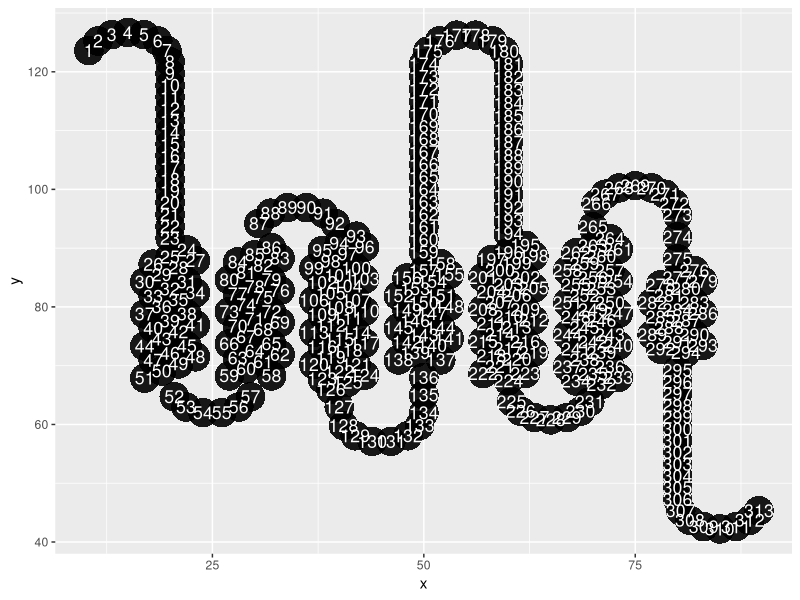

Write the R code that produced this figure. (Note: this script raises an error after producing the figure.)
## ---- chunk 1
library(ggplot2)
library(dplyr)
library(viridis)

## ---- chunk 2
#Modified snake plotter script
#Adapted from https://github.com/Yue-Jiang/snakeplotter
smoothCurve <- function(x0, x1, y0, y1, n, direction) {
  # x0: starting x
  # x1: ending x
  # y0: starting y
  # y1: ending y
  # n: number of residues
  # direction: 1 if n shape, -1 if u shape
  # draws a smooth curve between (x0, y0) and (x1, y1) with n redidues
  # returns coordinates of all residues on the smooth curve
  
  # for the middile part:
  m <- min((n %% 2 + 6), n) # number of residues in the middle part
  c <- mean(c(x0, x1))
  r <- 5 # redius used for plotting the middle part
  circ_part_x <- circ_part_y <- rep(0, m)
  for (i in 1:m) {
    circ_part_x[i] <- direction * cos(pi - i * pi / (m + 1)) * r + c
    circ_part_y[i] <- direction * sin(pi - i * pi / (m + 1)) * r
  }
  if (direction == -1) { circ_part_x <- rev(circ_part_x) }
  if (n <= m) { 
    if (direction == 1) { return(cbind(circ_part_x, circ_part_y + max(y0, y1))) }
    if (direction == -1) { return(cbind(circ_part_x, circ_part_y + min(y0, y1))) }
  }
  
  # for the side parts:
  ndiff <- round((y1 - y0) / 4) * 2 * direction
  # ndiff is even, how many more residues the left one should have than right
  na <- (n - m + ndiff) / 2
  nb <- (n - m - ndiff) / 2
  # if |ndiff| is too big: 
  if (ndiff >= n - m) {
    na <- n - m
    nb <- 0
  }
  if (ndiff < 0 && abs(ndiff) >= n - m) {
    na <- 0
    nb <- n - m
  }
  # note that n - m is even if n - m > 0

  xa <- rep(x0, na)
  xb <- rep(x1, nb)
  
  if (direction == 1) {
    top <- max(c(y0 + (na + 1) * 2, y1 + (nb + 1) * 2))
    circ_part_y <- circ_part_y + top
    ya <- seq(y0 + 2, top, length.out = na)
    yb <- seq(top, y1 + 2, length.out = nb)
  }
  if (direction == -1) {
    bottom <- min(c(y0 - (na - 1) * 2, y1 - (nb + 1) * 2))
    circ_part_y <- circ_part_y + bottom
    ya <- seq(y0 - 2, bottom, length.out = na)
    yb <- seq(bottom, y1 - 2, length.out = nb)
  }
  smtx <- c(xa, circ_part_x, xb)
  smty <- c(ya, circ_part_y, yb)

  return(cbind(smtx, smty))
} 
# plot(smoothCurve(0,20,10,-100,30,-1))

endCurve <- function(x0, y0, n, direction) {
  # x0: starting x
  # y0: starting y
  # n: number of residues
  # direction: 1 if n shape, -1 if u shape
  # draws a smooth curve starting at (x0, y0)  with n redidues
  # returns coordinates of all residues on the smooth curve
  
  r <- 5
  m <- min((n %% 2 + 6), n)
  
  xa <- rep(x0, n - m)
  ya <- rep(y0, n - m)
  for (i in seq_len(n - m)) { ya[i] <- y0 + i * direction * 2 }
  
  circ_part_x <- circ_part_y <- rep(0, m)
  for (i in seq_len(m)) {
    circ_part_x[i] <- direction * cos(pi-i*pi/(m+1)) * r  + x0 - direction*r
    circ_part_y[i] <- direction * sin(pi-i*pi/(m+1)) * r
  }
  
  if(direction==-1) {
    circ_part_y <- circ_part_y + min(c(ya, y0))
    smtx <- rev(c(circ_part_x,rev(xa)))
    smty <- rev(c(circ_part_y,rev(ya)))
  }
  if(direction==1) {
    circ_part_y <- circ_part_y + max(c(ya, y0))
    smtx <- c(circ_part_x,rev(xa))
    smty <- c(circ_part_y, rev(ya))
  }
  return(cbind(smtx, smty))
}

tmPart <- function (x0, y0, n, direction) {
  # x0: starting x
  # y0: starting y
  # n: number of residues
  # direction: 1 if top->down, -1 if down->top
  # draws the transmembrane part starting at (x0, y0)  with n redidues
  # returns coordinates of all residues on the transmembrane region
  
  tmx <- x0+rep(c(2,  0, -2,  3,  1, -1, -3),length.out=n)
  tmy <- rep(c(-2.987013e-08, -1.212121e+00, -2.424242e+00, -1.818182e+00, -3.030303e+00, -4.242424e+00, -5.454545e+00),length.out=n)
  for (i in 1:ceiling(n/7)) {tmy[(7*(i-1)+1):min(n,(7*i))] <- tmy[(7*(i-1)+1):min(n,(7*i))] - (i-1)*5.454545}
  tmy <- tmy + y0
  if (direction==-1) {tmx <- rev(tmx); tmy<-rev(tmy)}
  return(cbind(tmx,tmy))
}

tmToCenter <- function(TM, y_center) {
  diff <- mean(TM[,2]) - y_center
  TM[,2] <- TM[,2] - diff
  return(TM)
}

snakePlot <- function(ec1, tm1, ic1, tm2, ec2, tm3,
                      ic2, tm4, ec3, tm5, ic3, tm6,
                      ec4, tm7, ic4,
                      aa) {
  TM1 <- tmPart(x0=20, y0=90, n=tm1, direction=1) #TM1
  TM2 <- tmPart(x0=30, y0=90, n=tm2, direction=-1) #TM2
  TM3 <- tmPart(x0=40, y0=90, n=tm3, direction=1) #TM3
  TM4 <- tmPart(x0=50, y0=90, n=tm4, direction=-1) #TM4
  TM5 <- tmPart(x0=60, y0=90, n=tm5, direction=1) #TM5
  TM6 <- tmPart(x0=70, y0=90, n=tm6, direction=-1) #TM6
  TM7 <- tmPart(x0=80, y0=90, n=tm7, direction=1) #TM7

  y_center <- mean(c(TM1[,2], TM2[,2], TM3[,2], TM4[,2], TM5[,2], TM6[,2], TM7[,2]))

  TM1 <- tmToCenter(TM1, y_center)
  TM2 <- tmToCenter(TM2, y_center)
  TM3 <- tmToCenter(TM3, y_center)
  TM4 <- tmToCenter(TM4, y_center)
  TM5 <- tmToCenter(TM5, y_center)
  TM6 <- tmToCenter(TM6, y_center)
  TM7 <- tmToCenter(TM7, y_center)

  EC1 <- endCurve(x0=20, y0=TM1[1,2], n=ec1, direction=1) #EC1
  IC1 <- smoothCurve(x0=20, x1=30, y0=tail(TM1[, 2], 1) - 1, y1=TM2[1, 2] - 1, n=ic1, direction=-1) #IC1
  EC2 <- smoothCurve(x0=30, x1=40, y0=tail(TM2[, 2], 1), y1=TM3[1, 2], n=ec2, direction=1) #EC2
  IC2 <- smoothCurve(x0=40, x1=50, y0=tail(TM3[, 2], 1) - 1, y1=TM4[1, 2] - 1, n=ic2, direction=-1) #IC2
  EC3 <- smoothCurve(x0=50, x1=60, y0=tail(TM4[, 2], 1), y1=TM5[1, 2], n=ec3, direction=1) #EC3
  IC3 <- smoothCurve(x0=60, x1=70, y0=tail(TM5[, 2], 1) - 1, y1=TM6[1, 2] - 1, n=ic3, direction=-1) #IC3 #n.diff should be even numbers!?
  EC4 <- smoothCurve(x0=70, x1=80, y0=tail(TM6[, 2], 1), y1=TM7[1, 2], n=ec4, direction=1) #EC4
  IC4 <- endCurve(x0=80, y0=tail(TM7[, 2], 1) - 1, n=ic4, direction=-1) #IC4

  cord <- rbind(EC1, TM1, IC1, TM2, EC2, TM3, IC2, TM4, EC3, TM5, IC3, TM6, EC4, TM7, IC4)
  
  # process the text to be labeled, if aa is longer, chop it. if aa is shorter, use ''
  text <- rep('', dim(cord)[1])
  aaVec <- strsplit(aa, '')[[1]]
  for (i in seq_len(min(length(text), length(aaVec)))) {
    text[i] <- aaVec[i]
  }
  
  cordDf <- data.frame(x=cord[,1], y=cord[,2], text=text)
  return(cordDf)
}
## ---- chunk 3
OR51_rmsd <- read.csv("./OR51_rmsd.csv", header=TRUE)
OR51_rmsd$X <- NULL
OR51_rmsd
## ---- chunk 4
# creating snakeplot dataframe for OR51 sequence 
OR51_sequence = strsplit("MSINNSTSSAATFLLTGIPGLEAAHIWISIPFCFMYLIAILGNGTILFIIRTEPSLHEPMYYFLSMLAATDLGLSLSTLPTVLGIFWFNAREISFNACFAQMFFIHGFSFMESSVLLAMAFDRFVAICNPLRYASILTNTRVAKIGLAILTRSFLLILPLPFLLKRLPYCHSNVLSHSYCLHQDVMKLACADIRFNSIYGLFVVLSTMGLDSLLILFSYILILKTVLGIASREERLKALNTCVSHICAVLVFYVPMIGLSLVHRFGKHVPPVVHVLMANVYLLVPPVMNPIIYSVKTKQIRKRILRLFSLKKI", "")[[1]]

# snakePlot <- function(ec1, tm1, ic1, tm2, ec2, tm3,
#                       ic2, tm4, ec3, tm5, ic3, tm6,
#                       ec4, tm7, ic4,
#                       aa)
## base pairs of each of the following domain to form snake structure 
snakeplot_df <- snakePlot(23,28,6,29,6,34,10,22,36,30,7,33,11,19,19, paste(OR51_sequence, collapse=''))
snakeplot_df$resid <- seq(1:nrow(snakeplot_df))

# naming the domains 
snakeplot_df[1:23,"domain"] <- "N-terminus"
snakeplot_df[24:37,"domain"] <- "TMD1 Upper"
snakeplot_df[38:51,"domain"] <- "TMD1 Lower"
snakeplot_df[52:57,"domain"] <- "IC1"
snakeplot_df[58:72,"domain"] <- "TMD2 Lower"
snakeplot_df[73:86,"domain"] <- "TMD2 Upper"
snakeplot_df[87:92,"domain"] <- "EC1"
snakeplot_df[93:109,"domain"] <- "TMD3 Upper"
snakeplot_df[110:126,"domain"] <- "TMD3 Lower"
snakeplot_df[127:136,"domain"] <- "IC2"
snakeplot_df[137:147,"domain"] <- "TMD4 Lower"
snakeplot_df[148:158,"domain"] <- "TMD4 Upper"
snakeplot_df[159:194,"domain"] <- "EC2"
snakeplot_df[195:209,"domain"] <- "TMD5 Upper"
snakeplot_df[210:224,"domain"] <- "TMD5 Lower"
snakeplot_df[225:231,"domain"] <- "IC3"
snakeplot_df[232:248,"domain"] <- "TMD6 Lower"
snakeplot_df[249:264,"domain"] <- "TMD6 Upper"
snakeplot_df[265:275,"domain"] <- "EC3"
snakeplot_df[276:285,"domain"] <- "TMD7 Upper"
snakeplot_df[286:294,"domain"] <- "TMD7 Lower"
snakeplot_df[295:313,"domain"] <- "C-terminus"

# Declaring factor levels for the domain 
snakeplot_df$domain <- factor(snakeplot_df$domain, levels = c("N-terminus","TMD1 Upper","TMD1 Lower","IC1",
                                                              "TMD2 Lower","TMD2 Upper","EC1","TMD3 Upper",
                                                              "TMD3 Lower","IC2","TMD4 Lower","TMD4 Upper",
                                                              "EC2","TMD5 Upper","TMD5 Lower","IC3",
                                                              "TMD6 Lower","TMD6 Upper","EC3","TMD7 Upper",
                                                              "TMD7 Lower","C-terminus"))
snakeplot_df[grep("Upper", snakeplot_df$domain), "broad_domain"] <- 1
snakeplot_df[grep("Lower", snakeplot_df$domain), "broad_domain"] <- 2
snakeplot_df[grep("EC", snakeplot_df$domain), "broad_domain"] <- 3
snakeplot_df[grep("N-term", snakeplot_df$domain), "broad_domain"] <- 3
snakeplot_df[grep("IC", snakeplot_df$domain), "broad_domain"] <- 4
snakeplot_df[grep("C-term", snakeplot_df$domain), "broad_domain"] <- 4

snakeplot_df$broad_domain <- factor(snakeplot_df$broad_domain)

# visualize raw snakeplot structure 
ggplot(snakeplot_df, aes(x = x, y= y, label=resid)) + 
    geom_point(size = 10, stroke = 0, alpha = 0.9) +
    geom_text(hjust=0.5, vjust=0.5, color="white", size=6*0.75)

## ---- chunk 5
## multi functional snakekeplot_ggplot function 
snake_angle_ggplot <- function(snakeplot_df, title="", min_angle=0, max_angle=80, direction = -1){
  plot <- ggplot(snakeplot_df, aes(x = x, y= y, label=text, color = CA_CX_angle)) + 
    ggtitle(title) +
    geom_path(color = "black") +
    geom_point(size = 7, stroke = 0, alpha = 0.9) +
    scale_color_viridis(name = 'angle °',
                        limits = c(min_angle,max_angle), 
                        oob = scales::squish,
                        direction = direction ) +
    geom_text(hjust=0.5, vjust=0.5, color="white", size=6*0.75) +
    theme(legend.position=c(.85,.85),
          legend.direction = "horizontal",
          legend.box = "vertical",
          legend.title = element_text(size=10),
          legend.text = element_text(size=10),
          legend.key.size = unit(0.7, 'cm'),
          axis.line=element_blank(),
          axis.text.x=element_blank(),
          axis.text.y=element_blank(),
          axis.ticks=element_blank(),
          axis.title.x=element_blank(),
          axis.title.y=element_blank(),
          panel.grid.major = element_blank(),
          panel.grid.minor = element_blank(),
          panel.background = element_blank(),
          plot.title= element_text(size = 20, hjust = 0.5)) +
    guides(colour = guide_colourbar(title.position="top", title.hjust = 0.5,
                                    frame.colour = "black", ticks.color = "black"),
           size = guide_legend(title.position="top", title.hjust = 0.5))
  
  return(plot)
}


snake_distance_ggplot <- function(snakeplot_df, title="", min_distance=0, max_distance=5, direction = 1){
  # if there isn't rmsd column, color by CA_CX_distance, else color by rmsd 
  if(!is.null(snakeplot_df$rmsd)){
    plot <- ggplot(snakeplot_df, aes(x = x, y= y, label=text, color = rmsd))
  }else{
    plot <- ggplot(snakeplot_df, aes(x = x, y= y, label=text, color = CA_CX_distance))
  }
  
  plot <- plot +
    ggtitle(title) +
    geom_path(color = "black") +
    geom_point(size = 7, stroke = 0, alpha = 0.9) +
    scale_color_viridis(name = 'RMSD (Å)', 
                        limits = c(min_distance,max_distance),
                        oob = scales::squish,
                        direction = direction) +
    geom_text(hjust=0.5, vjust=0.5, color="white", size=6*0.75) +
    theme(legend.position=c(.85,.85),
          legend.direction = "horizontal",
          legend.box = "vertical",
          legend.title = element_text(size=10),
          legend.text = element_text(size=10),
          legend.key.size = unit(0.7, 'cm'),
          axis.line=element_blank(),
          axis.text.x=element_blank(),
          axis.text.y=element_blank(),
          axis.ticks=element_blank(),
          axis.title.x=element_blank(),
          axis.title.y=element_blank(),
          panel.grid.major = element_blank(),
          panel.grid.minor = element_blank(),
          panel.background = element_blank(),
          plot.title= element_text(size = 20, hjust = 0.5)) +
    guides(colour = guide_colourbar(title.position="top", title.hjust = 0.5,
                                    frame.colour = "black", ticks.color = "black"),
           size = guide_legend(title.position="top", title.hjust = 0.5))
  
  return(plot)
}
## updates snakeplot_ggplot function for direction 
snake_binary_ggplot <- function(snakeplot_df, title=""){
  plot <- ggplot(snakeplot_df, aes(x = x, y= y, label=text, color = manual_direction)) + 
    ggtitle(title) +
    geom_path(color = "black") +
    geom_point(size = 7, stroke = 0, alpha = 0.9) +
    scale_color_viridis(name = ' Outwards(0) Inward (1)',
                        limits = c(0,1), oob = scales::squish ) +
    geom_text(hjust=0.5, vjust=0.5, color="white", size=6*0.75) +
    theme(legend.position=c(.85,.85),
          legend.direction = "horizontal",
          legend.box = "vertical",
          legend.title = element_text(size=10),
          legend.text = element_text(size=10),
          legend.key.size = unit(0.7, 'cm'),
          axis.line=element_blank(),
          axis.text.x=element_blank(),
          axis.text.y=element_blank(),
          axis.ticks=element_blank(),
          axis.title.x=element_blank(),
          axis.title.y=element_blank(),
          panel.grid.major = element_blank(),
          panel.grid.minor = element_blank(),
          panel.background = element_blank(),
          plot.title= element_text(size = 20, hjust = 0.5)) +
    guides(colour = guide_colourbar(title.position="top", title.hjust = 0.5,
                                    frame.colour = "black", ticks.color = "black"),
           size = guide_legend(title.position="top", title.hjust = 0.5))
  
  return(plot)
}
## ---- chunk 6
# Adding in rmsd columns for the separate model snakeplots 
alphafold_snakeplot_df <- left_join(snakeplot_df, select(OR51_rmsd, resid, alphafold), by='resid')
colnames(alphafold_snakeplot_df)[colnames(alphafold_snakeplot_df) == 'alphafold'] <- 'rmsd'
homology_snakeplot_df <- left_join(snakeplot_df, select(OR51_rmsd, resid, pontcy), by='resid')
colnames(pontcy_snakeplot_df)[colnames(homology_snakeplot_df) == 'pontcy'] <- 'rmsd'
## ---- chunk 7
# generating a attribute .txt file for chimera plotting 
OR51_rmsd
alphafold_rmsd_attribute <- OR51_rmsd %>%  select(resid, alphafold)
# write.table(alphafold_rmsd_attribute,"./alphafold_rmsd_attribute.txt",sep="\t",row.names=FALSE)
homology_snakeplot_df <- OR51_rmsd %>%  select(resid, pontcy)
# write.table(pontcy_rmsd_attribute,"./pontcy_rmsd_attribute.txt",sep="\t",row.names=FALSE)

## ---- chunk 8
options(repr.plot.width=10, repr.plot.height=10)
snake_distance_ggplot(alphafold_snakeplot_df, title = "OR51 alphafold - cryoEM RMSD", max_distance = 5)
snake_distance_ggplot(pontcy_snakeplot_df,  title = "OR51 pontcy - cryoEM RMSD", max_distance = 5)
## ---- chunk 9
OR51_CA_CX_distance <- read.csv("./OR51_CA_CX_distance.csv", header=TRUE)
OR51_CA_CX_distance$X <- NULL
OR51_CA_CX_distance

OR51_CA_CX_angle <- read.csv("./OR51_CA_CX_angle.csv", header=TRUE)
OR51_CA_CX_angle$X <- NULL
OR51_CA_CX_angle
## ---- chunk 10
# Adding in distance columns for the separate model snakeplots 
alphafold_snakeplot_df <- left_join(snakeplot_df, select(OR51_CA_CX_distance, resid, alphafold), by='resid')
colnames(alphafold_snakeplot_df)[colnames(alphafold_snakeplot_df) == 'alphafold'] <- 'CA_CX_distance'
alphafold_snakeplot_df <- alphafold_snakeplot_df %>% mutate(direction = ifelse(CA_CX_distance > 0, 1, -1 )) %>% 
  filter(resid > 87)
# Adding in angle columns 
alphafold_snakeplot_df <- left_join(alphafold_snakeplot_df, select(OR51_CA_CX_angle, resid, alphafold), by='resid')
colnames(alphafold_snakeplot_df)[colnames(alphafold_snakeplot_df) == 'alphafold'] <- 'CA_CX_angle'

homology_snakeplot_df <- left_join(snakeplot_df, select(OR51_CA_CX_distance, resid, homology), by='resid')
colnames(homology_snakeplot_df)[colnames(homology_snakeplot_df) == 'homology'] <- 'CA_CX_distance'
homology_snakeplot_df <- homology_snakeplot_df %>% mutate(direction = ifelse(CA_CX_distance > 0, 1, -1 )) %>% 
  filter(resid > 87)
homology_snakeplot_df <- left_join(homology_snakeplot_df, select(OR51_CA_CX_angle, resid, homology), by='resid')
colnames(homology_snakeplot_df)[colnames(homology_snakeplot_df) == 'homology'] <- 'CA_CX_angle'

cryoEM_snakeplot_df <- left_join(snakeplot_df, select(OR51_CA_CX_distance, resid, cryoEM), by='resid')
colnames(cryoEM_snakeplot_df)[colnames(cryoEM_snakeplot_df) == 'cryoEM'] <- 'CA_CX_distance'
cryoEM_snakeplot_df <- cryoEM_snakeplot_df %>% mutate(direction = ifelse(CA_CX_distance > 0, 1, -1 )) %>% 
  filter(resid > 87)
cryoEM_snakeplot_df <- left_join(cryoEM_snakeplot_df, select(OR51_CA_CX_angle, resid, cryoEM), by='resid')
colnames(cryoEM_snakeplot_df)[colnames(cryoEM_snakeplot_df) == 'cryoEM'] <- 'CA_CX_angle'


## ---- chunk 11
options(repr.plot.width=10, repr.plot.height=10)
snake_angle_ggplot(alphafold_snakeplot_df, title = "OR51 alphafold CA-CX angle")
snake_angle_ggplot(homology_snakeplot_df,  title = "OR51 homologyCA-CX angle")
snake_angle_ggplot(cryoEM_snakeplot_df,  title = "OR51 cryoEM CA-CX angle")

## ---- chunk 12

options(repr.plot.width=10, repr.plot.height=10)
snake_distance_ggplot(alphafold_snakeplot_df, title = "OR51 alphafold CA-CX distance", min_distance = -5)
snake_distance_ggplot(homology_snakeplot_df,  title = "OR51 homology CA-CX distance", min_distance = -5)
snake_distance_ggplot(cryoEM_snakeplot_df,  title = "OR51 cryoEM CA-CX distance", min_distance = -5)

## ---- chunk 13

options(repr.plot.width=10, repr.plot.height=10)
snake_distance_ggplot(alphafold_snakeplot_df, title = "OR51 alphafold CA-CX distance")
snake_distance_ggplot(homology_snakeplot_df,  title = "OR51 homology CA-CX distance")
snake_distance_ggplot(cryoEM_snakeplot_df,  title = "OR51 cryoEM CA-CX distance")

## ---- chunk 14
## manual data heat_data extracted from the modeller_plots.rmd located at modeller/OR51/.
## below are residues found to involved ( AA pointing towards binding cavity ) for the corresponding models 
alphafold_resid = strtoi(strsplit("101 104 105 108 111 180 182 183 185 186 192 199 203 206 207 251 252 255 258 259 270 274 277", " ")[[1]])
cryoEM_resid = strtoi(strsplit("100 101 104 105 108 180 182 183 195 196 199 203 207 251 252 255 259 262 273 277 280 281", " ")[[1]])
# TM7 of cryoEM 273 277 280 281
pontcy_resid = strtoi(strsplit("101 104 105 108 183 186 190 198 199 202 206 207 252 255 259 263 275 278 281", " ")[[1]])
## pontcy labeled by claire 101 104 105 108 198 199 202 206 207 252 255 259 263 275 278 281
data <- data %>% mutate( alphafold = ifelse( data$resid_number %in% alphafold_resid, 1, 0 ))
data <- data %>% mutate( cryoEM = ifelse( data$resid_number %in% cryoEM_resid, 1, 0 ))
data <- data %>% mutate( pontcy = ifelse( data$resid_number %in% pontcy_resid, 1, 0 ))
data <- data %>% filter(resid_number %in% unique(append(append(append(alphafold_resid, cryoEM_resid), pontcy_resid), c(251,252,253)))) ## filter data by resid only show up in model AND include fyg motif (251-253)
## make data
## T() swaps col and row, to transform for better horizontal heatmap plotting. 
heat_data <- t(data[,3:5])
# colnames(heat_data) <- data$resid_sequence
colnames(heat_data) <- data$resid_number
# heat_data

manual_data = data.frame(t(heat_data))[0:3]
manual_data = rownames_to_column(manual_data, var = "resid")
manual_data$resid = as.integer(manual_data$resid)
# manual_data
# attaching the manual data onto snakeplot
manual_alphafold_snakeplot_df <- left_join(snakeplot_df, select(manual_data, resid, alphafold), by='resid')
manual_alphafold_snakeplot_df <- manual_alphafold_snakeplot_df %>% filter(resid > 87)
manual_cryoEM_snakeplot_df <- left_join(snakeplot_df, select(manual_data, resid, cryoEM), by='resid')
manual_cryoEM_snakeplot_df <- manual_cryoEM_snakeplot_df %>% filter(resid > 87)
manual_homology_snakeplot_df <- left_join(snakeplot_df, select(manual_data, resid, pontcy), by='resid')
manual_homology_snakeplot_df <- manual_homology_snakeplot_df %>% filter(resid > 87)

colnames(manual_alphafold_snakeplot_df)[colnames(manual_alphafold_snakeplot_df) == 'alphafold'] <- 'manual_direction'
colnames(manual_cryoEM_snakeplot_df)[colnames(manual_cryoEM_snakeplot_df) == 'cryoEM'] <- 'manual_direction'
colnames(manual_homology_snakeplot_df)[colnames(manual_homology_snakeplot_df) == 'pontcy'] <- 'manual_direction'
## ---- chunk 15
options(repr.plot.width=15, repr.plot.height=15)
snake_binary_ggplot(manual_alphafold_snakeplot_df, title = "OR51 alphafold manual_direction")
snake_binary_ggplot(manual_cryoEM_snakeplot_df,  title = "OR51 cryoEM manual_direction")
snake_binary_ggplot(manual_homology_snakeplot_df,  title = "OR51 homology manual_direction")

## ---- chunk 16
OR51_CA_CX_diff <- read.csv("./OR51_CA_CX_diff.csv", header=TRUE)
OR51_CA_CX_diff$X <- NULL
OR51_CA_CX_diff
## ---- chunk 17
# Adding in distance columns for the separate model snakeplots 
alphafold_diff_snakeplot_df <- left_join(snakeplot_df, select(OR51_CA_CX_diff, resid, alphafold_distance_tocryoEM), by='resid')
colnames(alphafold_diff_snakeplot_df)[colnames(alphafold_diff_snakeplot_df) == 'alphafold_distance_tocryoEM'] <- 'CA_CX_distance'
# Adding in angle columns 
alphafold_diff_snakeplot_df <- left_join(alphafold_diff_snakeplot_df, select(OR51_CA_CX_diff, resid, alphafold_angle_tocryoEM), by='resid') %>% filter(resid > 87)
colnames(alphafold_diff_snakeplot_df)[colnames(alphafold_diff_snakeplot_df) == 'alphafold_angle_tocryoEM'] <- 'CA_CX_angle'


homology_diff_snakeplot_df <- left_join(snakeplot_df, select(OR51_CA_CX_diff, resid, homology_distance_tocryoEM), by='resid')
colnames(homology_diff_snakeplot_df)[colnames(homology_diff_snakeplot_df) == 'homology_distance_tocryoEM'] <- 'CA_CX_distance'
homology_diff_snakeplot_df <- left_join(homology_diff_snakeplot_df, select(OR51_CA_CX_diff, resid, homology_angle_tocryoEM), by='resid') %>% filter(resid > 87)
colnames(homology_diff_snakeplot_df)[colnames(homology_diff_snakeplot_df) == 'homology_angle_tocryoEM'] <- 'CA_CX_angle'

## ---- chunk 18
options(repr.plot.width=15, repr.plot.height=15)
snake_angle_ggplot(alphafold_diff_snakeplot_df, title = "OR51 alphafold CA-CX angle difference to cryoEM", max_angle = 10, direction = 1)
snake_distance_ggplot(alphafold_diff_snakeplot_df, title = "OR51 alphafold CA-CX distance difference to cryoEM", max_distance = 1)
snake_angle_ggplot(homology_diff_snakeplot_df,  title = "OR51 homology CA-CX angle difference to cryoEM", max_angle = 10, direction = 1)
snake_distance_ggplot(homology_diff_snakeplot_df,  title = "OR51 homology CA-CX distance difference to cryoEM", max_distance = 1)

